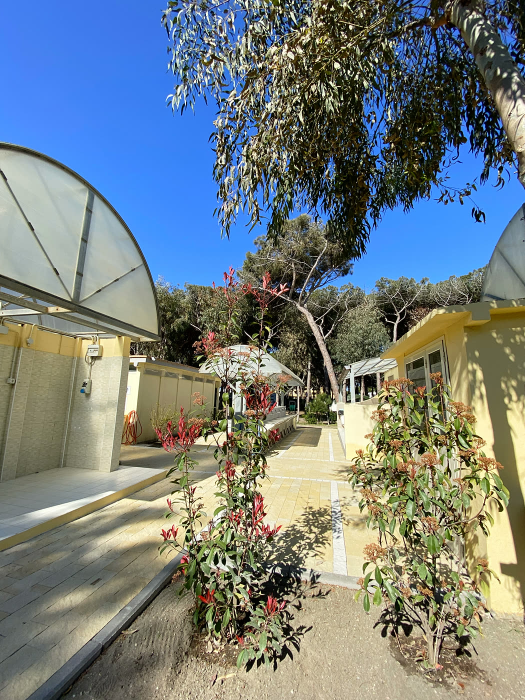
#> input picture pionier-etrusco/assets/foto/bagni-fiori.jpg, 1050 x 1400 px (shown at 1/2 size); its folder holds 4 pictures in this run
$ python foto-sizes.py ../pionier-etrusco/assets/foto/bagni-fiori.jpg
#> lines starting #> are read from the running program, lines starting #| are printed output that depends on the picture
# Smaller copies of every photo, so each page can download the size it really shows (rev 141).
# For each pionier-etrusco/assets/foto/NAME.jpg it writes assets/foto/sizes/NAME-200.jpg, -400, -640 and -960
# (only the widths smaller than the original). The originals stay as they are: the lightbox uses them.
# tools/build.mjs then adds srcset/sizes to the <img> tags of the published pages.
#
# Needs Pillow:  python3 -m pip install pillow
# Usage:         python3 tools/foto-sizes.py           (only new or changed photos)
#                python3 tools/foto-sizes.py --all     (all of them again)
import os, sys
from PIL import Image, ImageOps

ROOT = os.path.join(os.path.dirname(os.path.abspath(__file__)), '..', 'pionier-etrusco', 'assets', 'foto')
OUT = os.path.join(ROOT, 'sizes')
WIDTHS = (200, 400, 640, 960)
QUALITY = 72  # checked at 2x zoom against the original: no visible difference (rev 141)

os.makedirs(OUT, exist_ok=True)
redo = '--all' in sys.argv
made = kept = 0
for name in sorted(os.listdir(ROOT)):
    if not name.lower().endswith('.jpg'):
        continue
    src = os.path.join(ROOT, name)
    stem = name[:-4]
    im = None
    for w in WIDTHS:
        dst = os.path.join(OUT, f'{stem}-{w}.jpg')
        if not redo and os.path.exists(dst) and os.path.getmtime(dst) >= os.path.getmtime(src):
            kept += 1
            continue
        if im is None:
            im = ImageOps.exif_transpose(Image.open(src)).convert('RGB')
#> im is the input picture: PIL image 1050x1400 RGB; mean R, G, B 116.8, 126.4, 126.4
        if w >= im.size[0]:
            continue
        h = round(im.size[1] * w / im.size[0])
#> h = 267
        im.resize((w, h), Image.LANCZOS).save(dst, 'JPEG', quality=QUALITY, optimize=True, progressive=True)
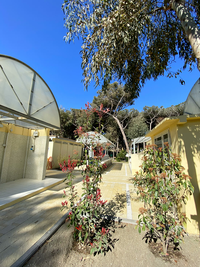
#> saved as bagni-fiori-200.jpg: PIL image 200x267 RGB; mean R, G, B 116.8, 126.4, 126.4
        made += 1
#> pass 2 of the loop `for name in sorted(os.listdir(ROOT)):`:
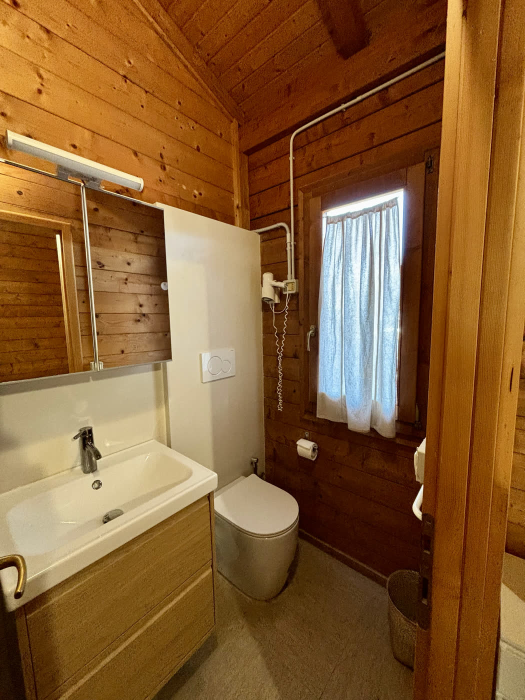
#> input picture pionier-etrusco/assets/foto/bung-bagno-nuovo.jpg, 1050 x 1400 px (shown at 1/2 size)
#> im is the input picture: PIL image 1050x1400 RGB; mean R, G, B 134.1, 93.1, 50.2
#> `im.resize((w, h), Image.LANCZOS).save(dst, 'JPEG', quality=QUALITY, op..`:
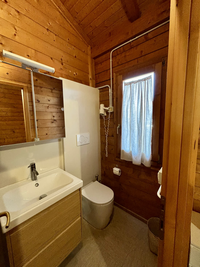
#> saved as bung-bagno-nuovo-200.jpg: PIL image 200x267 RGB; mean R, G, B 134.1, 93.1, 50.3
#> pass 3 of the loop `for name in sorted(os.listdir(ROOT)):`:
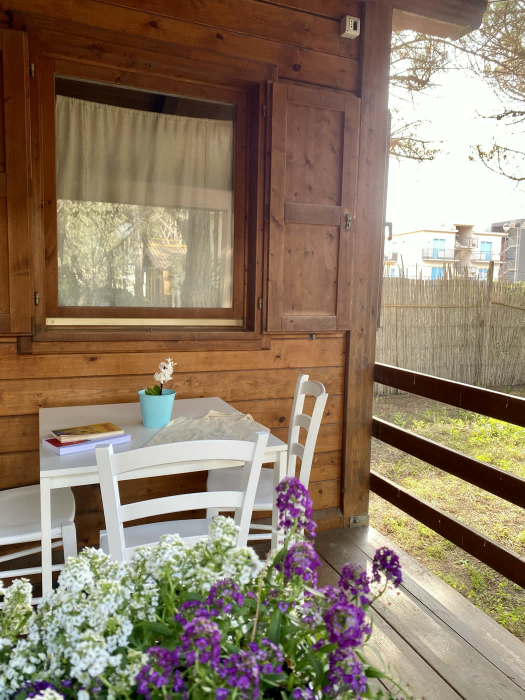
#> input picture pionier-etrusco/assets/foto/bungalow-veranda-fiori.jpg, 1050 x 1400 px (shown at 1/2 size)
#> im is the input picture: PIL image 1050x1400 RGB; mean R, G, B 142.1, 123.8, 103
#> `im.resize((w, h), Image.LANCZOS).save(dst, 'JPEG', quality=QUALITY, op..`:
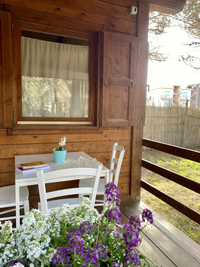
#> saved as bungalow-veranda-fiori-200.jpg: PIL image 200x267 RGB; mean R, G, B 142.1, 123.8, 103.1
#> the loop made 5 passes; the first 3 are shown
print(f'sizes/: {made} copie create, {kept} già aggiornate')
